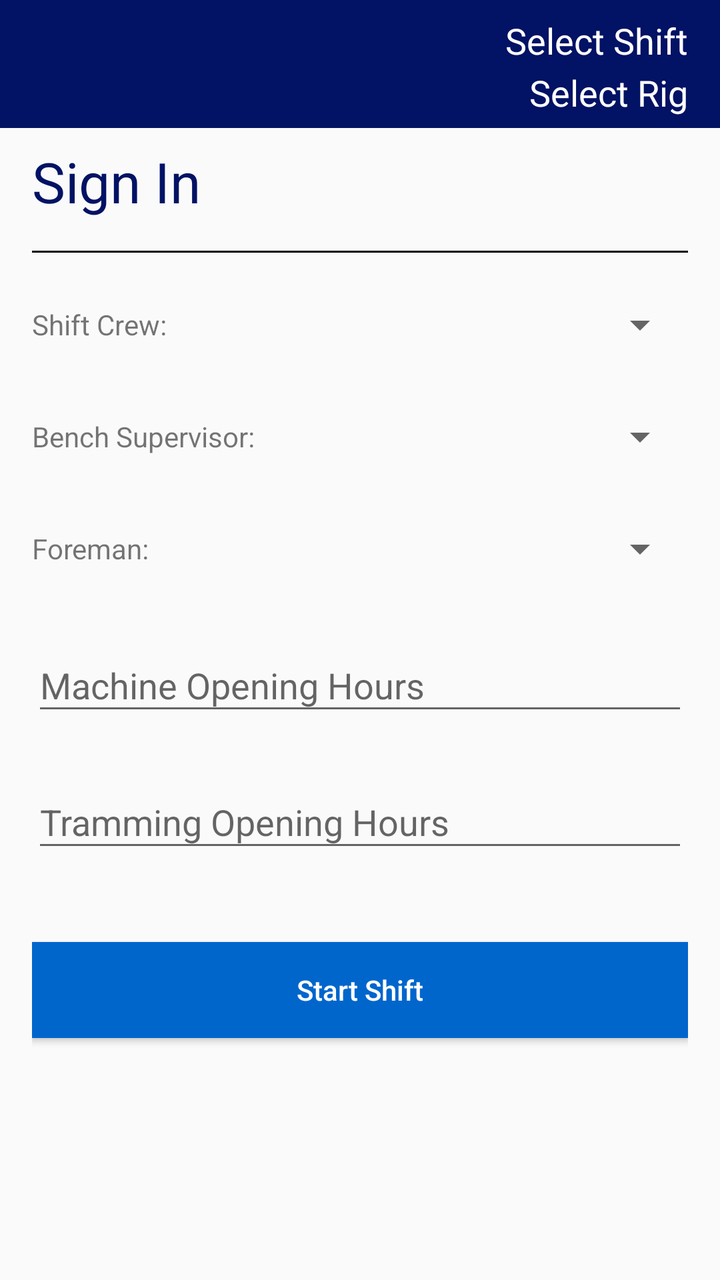
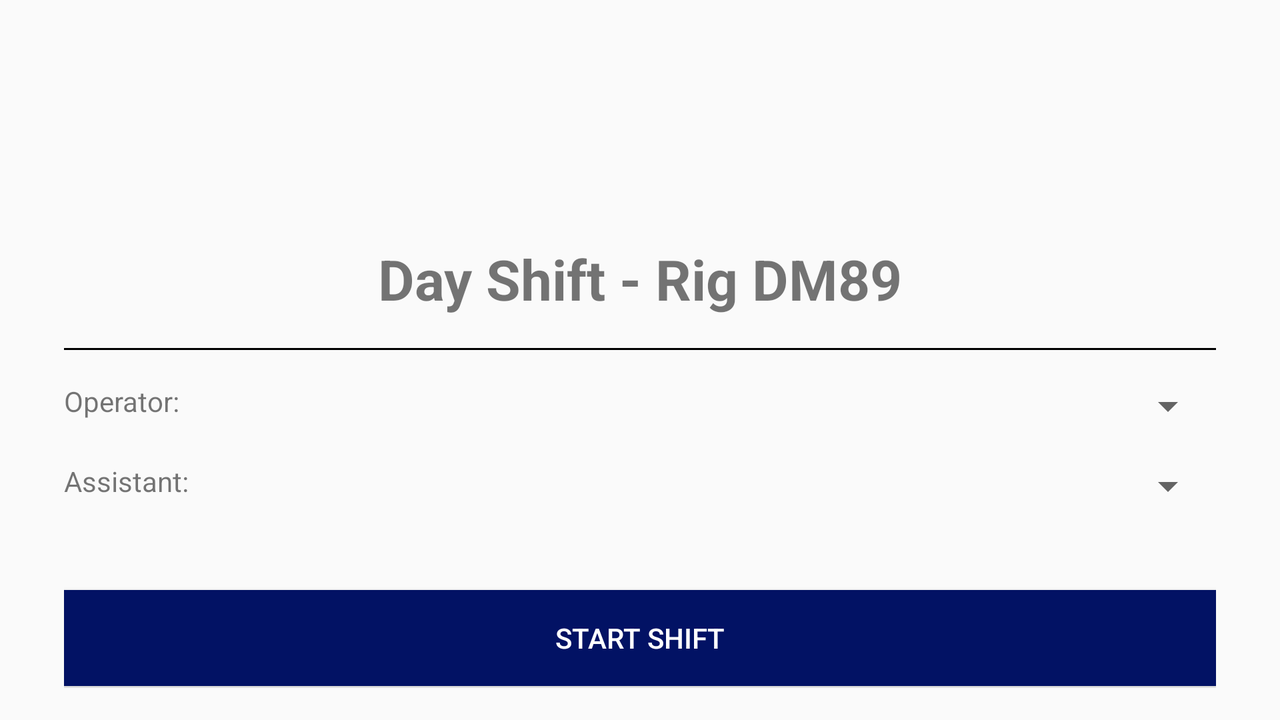

Two renders of one Android screen. The first uses the default layout on a phone; the second uses the alternative layout the repository ships for a different screen configuration, on a matching device. The two XML files are below.
<!-- AndroidManifest.xml: activity theme CustomActivityThemeNoActionBar -->
<!-- res/layout/activity_start.xml -->
<?xml version="1.0" encoding="utf-8"?>
<RelativeLayout xmlns:android="http://schemas.android.com/apk/res/android"
    xmlns:tools="http://schemas.android.com/tools"
    xmlns:app="http://schemas.android.com/apk/res-auto"
    android:id="@+id/activity_start"
    android:layout_width="match_parent"
    android:layout_height="match_parent"
    tools:context="za.co.thamserios.basilread.views.StartActivity">

    <RelativeLayout
        android:layout_width="match_parent"
        android:layout_height="64dp"
        android:background="@color/colorPrimary">
        <ImageView
            android:layout_width="96dp"
            android:layout_height="64dp"
            app:srcCompat="@drawable/ic_basil_logo"
            android:id="@+id/imageView"
            android:scaleType="fitXY"/>
        <TextView
            android:layout_marginTop="8dp"
            android:layout_width="wrap_content"
            android:layout_height="wrap_content"
            android:layout_marginRight="@dimen/activity_horizontal_margin"
            android:layout_alignParentRight="true"
            android:textSize="18sp"
            android:id="@+id/shiftTopText"
            android:textColor="@color/primary_white"
            android:text="Select Shift"/>
        <TextView
            android:layout_marginTop="34dp"
            android:layout_width="wrap_content"
            android:layout_height="wrap_content"
            android:layout_marginRight="@dimen/activity_horizontal_margin"
            android:layout_alignParentRight="true"
            android:textSize="18sp"
            android:textColor="@color/primary_white"
            android:id="@+id/rigTopText"
            android:text="Select Rig"/>
    </RelativeLayout>
    <ScrollView
        android:layout_marginTop="@dimen/activity_vertical_gap"
        android:layout_width="match_parent"
        android:layout_height="wrap_content"
        >
    <LinearLayout
        android:id="@+id/layout_private"
        android:layout_width="match_parent"
        android:layout_height="match_parent"
        android:layout_marginLeft="@dimen/activity_horizontal_margin"
        android:layout_marginRight="@dimen/activity_horizontal_margin"
       android:gravity="center_vertical"
        android:orientation="vertical">
        <TextView
            android:layout_marginTop="8dp"
            android:id="@+id/statusTextView"
            android:layout_width="match_parent"
            android:layout_height="wrap_content"
            android:gravity="left"
            android:textSize="28sp"
            android:textColor="@color/colorPrimary"
            android:text="Sign In"/>
        <View
            android:layout_marginTop="@dimen/activity_vertical_margin"
            android:layout_width="match_parent"
            android:layout_height="1dp"
            android:background="#000000" />

        <LinearLayout
            android:layout_marginTop="@dimen/activity_vertical_margin"
            android:layout_width="match_parent"
            android:layout_height="wrap_content"
            android:orientation="horizontal">
            <TextView
                android:layout_width="0dp"
                android:layout_height="wrap_content"
                android:layout_weight=".40"
                android:layout_gravity="center_vertical"
                android:text="Shift Crew:"/>
            <Spinner
                android:layout_width="0dp"
                android:layout_height="40dp"
                android:layout_weight=".60"
                android:textColor="@color/colorPrimary"
                android:id="@+id/shiftCrewList">
            </Spinner>
        </LinearLayout>
        <LinearLayout
            android:layout_marginTop="@dimen/activity_vertical_margin"
            android:layout_width="match_parent"
            android:layout_height="wrap_content"
            android:orientation="horizontal">
            <TextView
                android:layout_width="0dp"
                android:layout_height="wrap_content"
                android:layout_weight=".40"
                android:layout_gravity="center_vertical"
                android:text="Bench Supervisor:"/>
            <Spinner
                android:layout_width="0dp"
                android:layout_height="40dp"
                android:layout_weight=".60"
                android:textColor="@color/colorPrimary"
                android:id="@+id/benchSupervisorList">
            </Spinner>
        </LinearLayout>
        <LinearLayout
            android:layout_marginTop="@dimen/activity_vertical_margin"
            android:layout_width="match_parent"
            android:layout_height="wrap_content"
            android:orientation="horizontal">
            <TextView
                android:layout_width="0dp"
                android:layout_height="wrap_content"
                android:layout_weight=".40"
                android:layout_gravity="center_vertical"
                android:text="Foreman:"/>
            <Spinner
                android:layout_width="0dp"
                android:layout_height="40dp"
                android:layout_weight=".60"
                android:textColor="@color/colorPrimary"
                android:id="@+id/foremanList">
            </Spinner>
        </LinearLayout>
        <LinearLayout
            android:layout_marginTop="@dimen/activity_vertical_margin"
            android:layout_width="match_parent"
            android:layout_height="wrap_content"
            android:orientation="horizontal">
            <android.support.design.widget.TextInputLayout
                android:id="@+id/input_layout_moh"
                android:layout_width="match_parent"
                android:layout_height="wrap_content">

                <EditText
                    android:id="@+id/openHoursMachine"
                    android:layout_width="match_parent"
                    android:layout_height="wrap_content"
                    android:hint="Machine Opening Hours"
                    android:inputType="numberDecimal"
                    android:singleLine="true" />
            </android.support.design.widget.TextInputLayout>
        </LinearLayout>
        <LinearLayout
            android:layout_marginTop="@dimen/activity_vertical_margin"
            android:layout_width="match_parent"
            android:layout_height="wrap_content"
            android:orientation="horizontal">
            <android.support.design.widget.TextInputLayout
                android:id="@+id/input_layout_tram"
                android:layout_width="match_parent"
                android:layout_height="wrap_content">

                <EditText
                    android:id="@+id/trammingHours"
                    android:layout_width="match_parent"
                    android:layout_height="wrap_content"
                    android:hint="Tramming Opening Hours"
                    android:inputType="numberDecimal"
                    android:singleLine="true" />
            </android.support.design.widget.TextInputLayout>
        </LinearLayout>
        <Button
            android:layout_marginTop="40dp"
            android:layout_width="match_parent"
            android:layout_height="wrap_content"
            android:textAllCaps="false"
            android:text="@string/StartShiftButtonText"
            android:layout_marginBottom="@dimen/activity_vertical_margin"
            android:background="@color/primary_blue"
            android:textColor="@color/primary_white"
            android:id="@+id/btnStartShift"/>
    </LinearLayout>
    </ScrollView>
</RelativeLayout>
<!-- resources referenced by this layout -->
<resources>
  <color name="colorPrimary">#021264</color>
  <color name="primary_blue">#0066cc</color>
  <color name="primary_white">#ffffff</color>
  <dimen name="activity_horizontal_margin">16dp</dimen>
  <dimen name="activity_vertical_gap">64dp</dimen>
  <dimen name="activity_vertical_margin">16dp</dimen>
  <!-- drawable ic_basil_logo: png bitmap (drawable, 70502 bytes) -->
  <string name="StartShiftButtonText">Start Shift</string>
  <style name="CustomActivityThemeNoActionBar" parent="Theme.AppCompat.Light.NoActionBar">
          <item name="android:windowActionBar">false</item>
          <item name="android:windowNoTitle">true</item>
      </style>
</resources>
<!-- res/layout-land/activity_start.xml (the repository's variant of the layout above) -->
<!-- drawn on the phone turned sideways -->
<?xml version="1.0" encoding="utf-8"?>
<RelativeLayout xmlns:android="http://schemas.android.com/apk/res/android"
    xmlns:tools="http://schemas.android.com/tools"
    xmlns:app="http://schemas.android.com/apk/res-auto"
    android:id="@+id/activity_start"
    android:layout_width="match_parent"
    android:layout_height="match_parent"
    android:paddingBottom="@dimen/activity_vertical_margin"
    android:paddingLeft="@dimen/activity_horizontal_margin"
    android:paddingRight="@dimen/activity_horizontal_margin"
    android:paddingTop="@dimen/activity_vertical_margin"
    tools:context="za.co.thamserios.basilread.views.StartActivity">

    <LinearLayout
        android:id="@+id/layout_private"
        android:layout_width="match_parent"
        android:layout_height="match_parent"
        android:layout_marginLeft="@dimen/activity_horizontal_margin"
        android:layout_marginRight="@dimen/activity_horizontal_margin"
        android:orientation="vertical"
        android:gravity="center" >
        <ImageView
            android:layout_width="96dp"
            android:layout_height="96dp"
            app:srcCompat="@drawable/ic_basil_logo"
            android:id="@+id/imageView"
            android:scaleType="fitXY"
            android:layout_alignParentTop="true"
            android:layout_centerHorizontal="true" />
        <TextView
            android:layout_marginTop="8dp"
            android:id="@+id/statusTextView"
            android:layout_width="match_parent"
            android:layout_height="wrap_content"
            android:gravity="center_horizontal"
            android:textSize="28sp"
            android:textStyle="bold"
            android:text="Day Shift - Rig DM89" />
        <View
            android:layout_marginTop="@dimen/activity_vertical_margin"
            android:layout_width="match_parent"
            android:layout_height="1dp"
            android:background="#000000" />
        <LinearLayout
            android:layout_marginTop="@dimen/activity_vertical_margin"
            android:layout_width="match_parent"
            android:layout_height="wrap_content"
            android:orientation="horizontal">
            <TextView
                android:layout_width="wrap_content"
                android:layout_height="wrap_content"
                android:text="Operator:"/>
            <Spinner
                android:layout_width="match_parent"
                android:layout_height="wrap_content"
                android:id="@+id/operatorsList"></Spinner>
        </LinearLayout>
        <LinearLayout
            android:layout_marginTop="@dimen/activity_vertical_margin"
            android:layout_width="match_parent"
            android:layout_height="wrap_content"
            android:orientation="horizontal">
            <TextView
                android:layout_width="wrap_content"
                android:layout_height="wrap_content"
                android:text="Assistant:"/>
            <Spinner
                android:layout_width="match_parent"
                android:layout_height="wrap_content"
                android:id="@+id/userList"></Spinner>
        </LinearLayout>
        <Button
            android:layout_marginTop="40dp"
            android:layout_width="match_parent"
            android:layout_height="wrap_content"
            android:text="Start Shift"
            android:background="@color/colorPrimary"
            android:textColor="@color/primary_white"
            android:id="@+id/btnStartShift"/>
    </LinearLayout>
</RelativeLayout>
<!-- resources referenced by the variant -->
<!-- as the phone turned sideways resolves them -->
<resources>
  <color name="colorPrimary">#021264</color>
  <color name="primary_white">#ffffff</color>
  <dimen name="activity_horizontal_margin">16dp</dimen>
  <dimen name="activity_vertical_margin">16dp</dimen>
  <!-- drawable ic_basil_logo: png bitmap (drawable, 70502 bytes) -->
  <style name="CustomActivityThemeNoActionBar" parent="Theme.AppCompat.Light.NoActionBar">
          <item name="android:windowActionBar">false</item>
          <item name="android:windowNoTitle">true</item>
      </style>
</resources>
